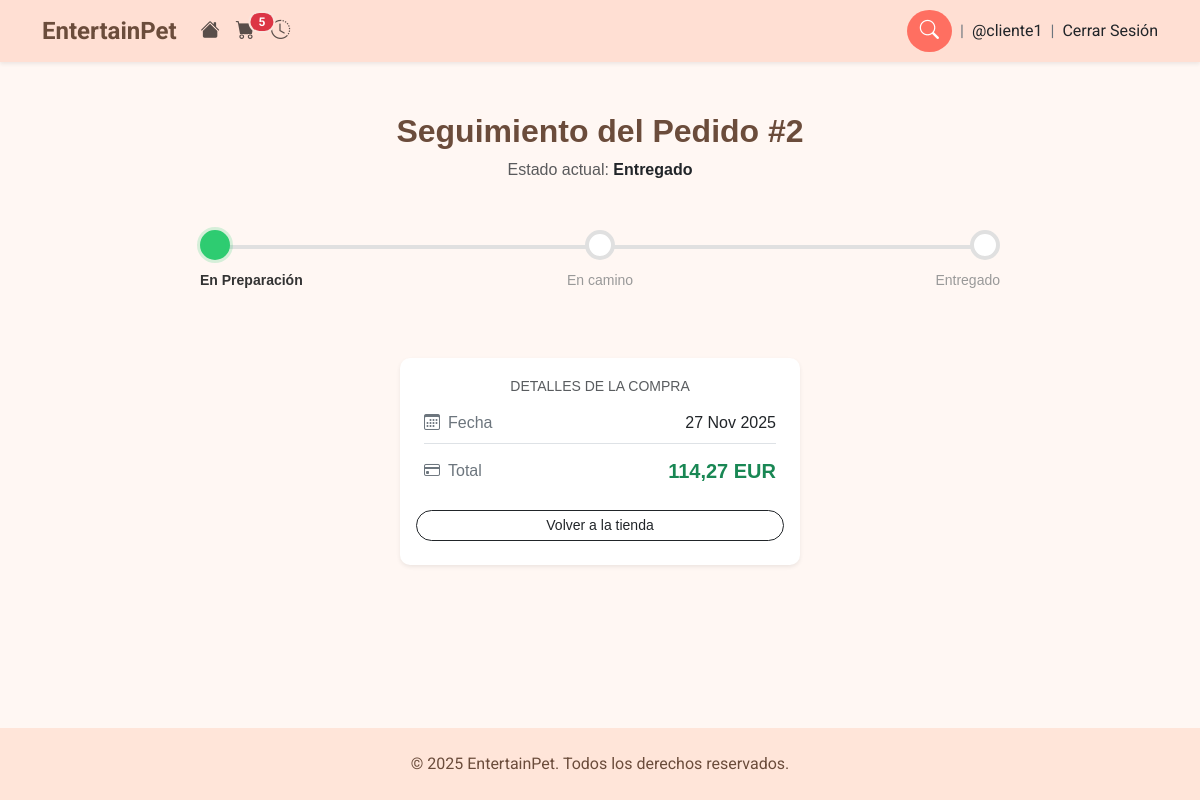
Screenshot of /pedido/seguimiento/2/ (signed in) with the database file from the repository.
### home/models.py (models this page shows, shortened)
class Cliente(AbstractUser):
    telefono = models.CharField(max_length=20, blank=False)
    direccion = models.CharField(max_length=255, blank=False)
    ciudad = models.CharField(max_length=100, blank=False)
    codigo_postal = models.CharField(max_length=10, blank=False)
    fecha_creacion = models.DateTimeField(auto_now_add=True)
    fecha_actualizacion = models.DateTimeField(auto_now=True)
    is_anonymous_user = models.BooleanField(default=False, blank=True)

class Pedido(models.Model):
    class EstadoEnvio(models.TextChoices):
        EN_PREPARACION = "Preparing", "Preparandolo"
        EN_CAMINO = "On the way", "En camino"
        ENTREGADO = "Delivered", "Entregado"
    stripe_checkout_id = models.CharField(max_length=255, unique=True)
    cantidad = models.DecimalField(max_digits=10, decimal_places=2)
    divisa = models.CharField(max_length=10)
    cliente_email = models.EmailField()
    codigo_seguimiento = models.CharField(max_length=50, blank=True, null=True)
    estado_envio = models.CharField(max_length=20, choices=EstadoEnvio.choices,blank=True, null=True)
    status = models.CharField(max_length=20, choices=[("Pending", "Pendiente de pago"), ("Paid", "Pagado")])
    fecha_creacion = models.DateTimeField(auto_now_add=True)

### home/views.py (the view)
# urls.py: path('pedido/seguimiento/<int:pedido_id>/', views.seguimiento_pedido, name='seguimiento'),
def seguimiento_pedido(request, pedido_id):
    pedido = get_object_or_404(Pedido, id=pedido_id)
    if pedido.cliente_email != request.user.email:
        return HttpResponse("No autorizado para ver este pedido.", status=403)
    progreso = 0
    if pedido.estado_envio == 'On the way':
        progreso = 50
    elif pedido.estado_envio == 'Delivered':
        progreso = 100
    return render(request, "home/estado_envio.html", {"pedido": pedido,
                                                            "progreso": progreso})

### home/context_processors.py (called while the page is built, shortened)
def cart_counter(request):
    cart_count = 0
    if request.user.is_authenticated:
        carrito = Carrito.objects.filter(cliente=request.user).first()
        if carrito:
            if hasattr(carrito, "cantidad_total_items"):
                cart_count = carrito.cantidad_total_items
    else:
        session_cart = request.session.get("cart", {})
        if isinstance(session_cart, dict):
            cart_count = sum(int(v) for v in session_cart.values())
    return {"cart_count": cart_count}

### home/models.py (called while the page is built)
    @property
    def cantidad_total_items(self):
        return sum(item.cantidad for item in self.carrito_items.all())

### home/templates/home/estado_envio.html (shortened to what this page needs)
{% extends "base.html" %}
{% load static %}
{% block content %}
<div class="seguimiento-container text-center"> <h2 class="mb-2">Seguimiento del Pedido #{{ pedido.id }}</h2>
    <p class="subtexto text-muted mb-5">Estado actual: <span class="fw-bold text-dark">{{ pedido.get_estado_envio_display }}</span></p>
    {% with status=pedido.estado_envio %}
    <div class="track-wrapper mb-5">
        <div class="steps-container">
            <div class="step-item active">
                <div class="step-circle"></div>
                <div class="step-label">En Preparación</div>
            </div>
            <div class="step-item {% if status == 'On the way' or status == 'Delivered' %}active{% endif %}">
                <div class="step-circle"></div>
                <div class="step-label">En camino</div>
            </div>
            <div class="step-item {% if status == 'Delivered' %}active{% endif %}">
                <div class="step-circle"></div>
                <div class="step-label">Entregado</div>
            </div>
        </div>
    </div>
    {% endwith %}
    <div class="card mx-auto shadow-sm border-0" style="max-width: 400px; background-color: #fff;">
        <div class="card-body p-4 text-start"> <h6 class="card-subtitle mb-3 text-muted text-uppercase small text-center">Detalles de la compra</h6>
            <div class="d-flex justify-content-between align-items-center border-bottom pb-2 mb-2">
                <span class="text-secondary"><i class="bi bi-calendar3 me-2"></i>Fecha</span>
                <span class="fw-medium">{{ pedido.fecha_creacion|date:"d M Y" }}</span>
            </div>
            <div class="d-flex justify-content-between align-items-center pt-1">
                <span class="text-secondary"><i class="bi bi-credit-card me-2"></i>Total</span>
                <span class="fs-5 fw-bold text-success">{{ pedido.cantidad }} {{ pedido.divisa }}</span>
            </div>
        </div>
        <div class="card-footer bg-transparent border-0 pb-4 pt-0">
            <a href="{% url 'home:catalogo' %}" class="btn btn-outline-dark btn-sm rounded-pill px-4 w-100">
                Volver a la tienda
            </a>
        </div>
    </div>
</div>
{% endblock %}

### home/templates/base.html (shortened to what this page needs)
{% load static %}
<!DOCTYPE html>
<html lang="es">
<head>
    <link href="https://cdn.jsdelivr.net/npm/bootstrap@5.3.0/dist/css/bootstrap.min.css" rel="stylesheet">
    <link rel="stylesheet" href="https://cdn.jsdelivr.net/npm/bootstrap-icons@1.11.1/font/bootstrap-icons.css">
    <link rel="stylesheet" href="{% static 'css/styles.css' %}">
    <link rel="stylesheet" href="https://cdn.jsdelivr.net/npm/swiper@11/swiper-bundle.min.css"/>
</head>
<body>
    <div class="page-wrapper">
    <nav class="navbar navbar-expand-lg shadow-sm">
        <div class="container">
            <a class="navbar-brand" href="{% url 'home:catalogo' %}">EntertainPet</a>
            <div class="collapse navbar-collapse" id="navbarNav">
                <ul class="navbar-nav me-auto mb-2 mb-lg-0">
                    <li class="nav-item">
                        <a class="nav-link" href="{% url 'home:catalogo' %}">
                            <i class="bi bi-house-fill"></i>
                        </a>
                    </li>
                    <li class="nav-item">
                        <a class="nav-link cart-wrapper" href="{% url 'home:carrito' %}">
                            <i class="bi bi-cart-fill"></i>
                            {% if cart_count > 0 %}
                                <span class="badge cart-badge bg-danger">
                                    {{ cart_count }}
                                </span>
                            {% endif %}
                        </a>
                    </li>
                    {% if user.is_authenticated %}
                    <li class="nav-item">
                        <a class="nav-link" href="{% url 'home:historial' %}">
                            <i class="bi bi-clock-history"></i>
                        </a>
                    </li>
                    {% endif %}
                </ul>
                <form class="search-box d-flex align-items-center position-relative" method="get" action="{% url 'home:catalogo' %}">
                    <button class="btn btn-search toggle-search" type="button">
                        <i class="bi bi-search"></i>
                    </button>
                </form>
                <span class="mx-2 text-secondary">|</span>
                {% if user.is_authenticated %}
                    {% if user.is_anonymous_user %}
                        <span>@Invitado</span>
                    {% else %}
                        <span>@{{ user.username }}</span>
                    {% endif %}
                    <span class="mx-2 text-secondary">|</span>
                    <form method="post" action="{% url 'home:logout' %}" style="display: inline;">
                        <button type="submit" class="logout-btn">Cerrar Sesión</button>
                    </form>
                {% else %}
                    <ul class="navbar-nav mb-2 mb-lg-0">
                        <li class="nav-item"><a class="nav-link" href="{% url 'home:login' %}">Login</a></li>
                        <li class="nav-item"><a class="nav-link" href="{% url 'home:register' %}">Register</a></li>
                    </ul>
                {% endif %}
            </div>
        </div>
    </nav>
    <main class="content-wrapper">
    {% block content %}{% endblock %}
    </main>
    <footer class="text-center py-4 mt-5">
        &copy; 2025 EntertainPet. Todos los derechos reservados.
    </footer>
    </div>
</body>
</html>

### home/static/css/styles.css (style rules this page uses)
html { height: 100%; }
body { font-family: 'Roboto', sans-serif; background-color: #fff7f3; min-height: 100%; display: flex; flex-direction: column; }
.page-wrapper { display: flex; flex-direction: column; min-height: 100vh; }
.content-wrapper { flex: 1; }
.navbar { padding-top: 0.5rem; padding-bottom: 0.5rem; background-color: #ffdfd3; }
.navbar-brand { font-weight: 700; font-size: 1.5rem; color: #6b4c3b !important; }
.navbar .nav-link i, .btn-search i { font-size: 1.2rem; }
.logout-btn { background-color: transparent; border: none; padding: 0; margin: 0; color: inherit; font-family: inherit; font-size: inherit; font-weight: inherit; cursor: pointer; vertical-align: middle; text-decoration: none; }
.cart-wrapper { position: relative; display: inline-block; }
.cart-wrapper .bi-cart-fill { font-size: 1.2rem; }
.cart-badge { position: absolute; top: 0; right: 0; transform: translate(45%, -45%); min-width: 18px; height: 18px; padding: 0; border-radius: 999px; display: flex; justify-content: center; align-items: center; font-size: 11px; font-weight: 700; color: #fff; background-color: #dc3545; box-shadow: 0 0 0 2px #fbe4db; }
footer { background-color: #ffe5d9; color: #6b4c3b; }
h2 { font-weight: 700; color: #6b4c3b; }
.card { border-radius: 10px; }
.badge { position: absolute; top: 12px; left: 12px; padding: 4px 10px; border-radius: 999px; font-size: 0.75rem; font-weight: 700; text-transform: uppercase; z-index: 10; }
.search-box { position: relative; }
.toggle-search { background-color: #ff6f61; color: #fff; border-radius: 50%; }
.seguimiento-container { max-width: 800px; margin: 50px auto; font-family: sans-serif; text-align: center; }
.track-wrapper { position: relative; margin-top: 40px; margin-bottom: 40px; height: 80px; }
.steps-container { display: flex; justify-content: space-between; width: 100%; }
.step-item { display: flex; flex-direction: column; align-items: center; width: 33.33%; }
.step-circle { width: 30px; height: 30px; background-color: #fff; border: 4px solid #e0e0e0; border-radius: 50%; transition: all 0.3s ease; }
.step-label { margin-top: 10px; font-size: 14px; color: #999; font-weight: 500; }
.step-item.active .step-circle { border-color: #2ecc71; background-color: #2ecc71; box-shadow: 0 0 0 3px rgba(46, 204, 113, 0.2); }
.step-item.active .step-label { color: #333; font-weight: bold; }
.step-item:first-child { align-items: flex-start; }
.step-item:last-child { align-items: flex-end; }

### rows the page displays
Cliente: username "cliente1"
Pedido: id "2", estado_envio "Entregado", fecha_creacion "27 Nov 2025", cantidad "114,27", divisa "EUR"

### other values shown
{{ cart_count }} "5"
